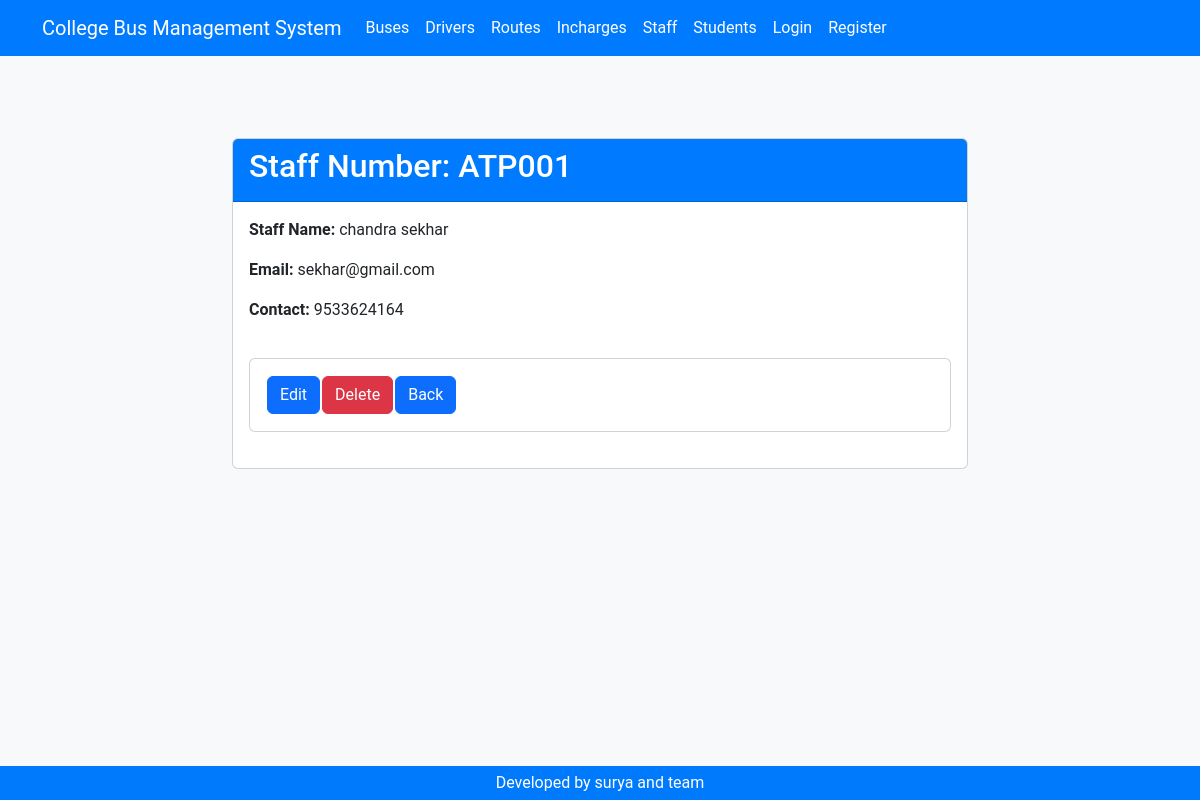
The app's page /staff/3/ with its own data.
### staff/models.py (models this page shows, shortened)
class Staff(models.Model):
    first_name = models.CharField(max_length=100)
    last_name = models.CharField(max_length=100)
    email = models.EmailField(unique=True)
    phone_number = models.CharField(max_length=15)
    position = models.CharField(max_length=100)
    staff_id = models.CharField(max_length=10, unique=True)

### staff/views.py (the view)
# urls.py: path('<int:pk>/', views.staff_detail, name='staff_detail'),
def staff_detail(request, pk):
    staff_member = get_object_or_404(Staff, pk=pk)
    return render(request, 'staff/staff_detail.html', {'staff_member': staff_member})

### accounts/context_processors.py (called while the page is built)
def user_type(request):
    if request.user.is_authenticated:
        try:
            profile = Profile.objects.get(user=request.user)
            return {'user_type': profile.user_type}
        except Profile.DoesNotExist:
            return {'user_type': None}
    return {'user_type': None}

### templates/staff/staff_detail.html (shortened to what this page needs)
{% load static %}
<!DOCTYPE html>
<html lang="en">
  <head>
    <link href="{% static 'css/bootstrap.min.css' %}" rel="stylesheet" />
    <link href="{% static 'css/styles.css' %}" rel="stylesheet" />
  </head>
  <body>
    {% include 'header.html' %}
    <div class="container mt-5">
      <div class="row justify-content-center">
        <div class="col-md-8">
          <div class="card">
            <div class="card-header">
              <h2>Staff Number: {{ staff_member.staff_id }}</h2>
            </div>
            <div class="card-body">
              <p>
                <strong>Staff Name:</strong> {{ staff_member.first_name }} {{ staff_member.last_name }}
              </p>
              <p>
                <strong>Email:</strong> {{ staff_member.email }}
              </p>
              <p>
                <strong>Contact:</strong> {{ staff_member.phone_number }}
              </p>
              <div class="row">
                <div class="col-md-12">
                  <div class="card">
                    <div class="card-body text-center">
                      <table>
                        <tr>
                          <td>
                            <a class="btn btn-primary" href="{% url 'staff_update' staff_member.pk %}">Edit</a>
                          </td>
                          <td>
                            <form action="{% url 'staff_delete' staff_member.pk %}" method="post">
                              <input class="btn btn-danger" type="submit" value="Delete" />
                            </form>
                          </td>
                          <td>
                            <a href="javascript:history.go(-1);" class="btn btn-primary">Back</a>
                          </td>
                        </tr>
                      </table>
                    </div>
                  </div>
                </div>
              </div>
            </div>
          </div>
        </div>
      </div>
    </div>
    {% include 'footer.html' %}
  </body>
</html>

### static/css/styles.css (style rules this page uses)
body { background-color: #f8f9fa; font-family: 'Roboto', sans-serif; padding-top: 70px; }
.card { margin-bottom: 20px; }

### templates/staff/staff_detail.html (style rules this page uses)
.card { margin-top: 20px; }
.card-header { background-color: #007bff; color: white; }

### records on screen
Staff: staff_id "ATP001", first_name "chandra", last_name "sekhar", email "sekhar@gmail.com", phone_number "9533624164"
